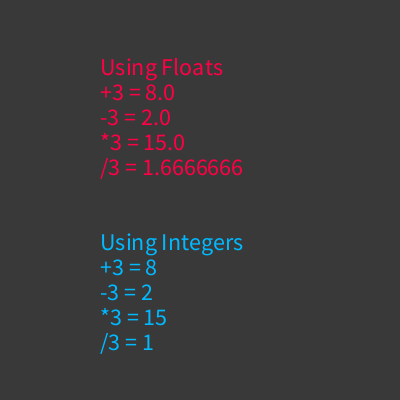
Frame 1 (no input)
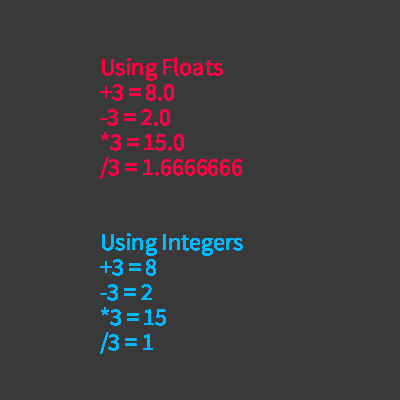
Frame 60 (the mouse pressed at the canvas centre just before this capture)
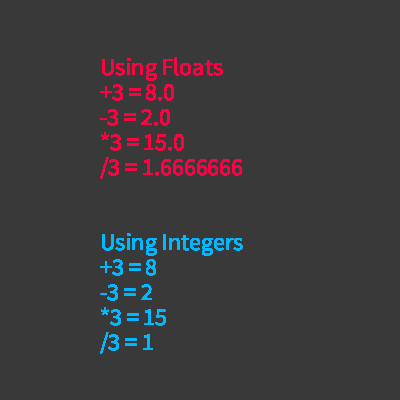
Frame 120 (the mouse held since frame 60 and released just before this capture)

The Processing sketch that drew these frames (run headless with seeded random() and noise(); from frame 60 on, the mouse is pressed at the canvas centre):

// Processing sketch: System_Variables_02
// ── System_Variables_02.pde
/*
System Variables 02
02/07/2017
*/

float myFloat = 5.0;
int myInt = 5;

void setup() {
  size(400,400);
  background(#393939);
}

void draw() {
  textSize(24);
  
  fill(#FF0044);
  text("Using Floats",100,75);
  text("+3 = " + str(myFloat+3),100,100);
  text("-3 = " + str(myFloat-3),100,125);
  text("*3 = " + str(myFloat*3),100,150);
  text("/3 = " + str(myFloat/3),100,175);
  
  fill(#00B9FF);
  text("Using Integers",100,250);
  text("+3 = " + str(myInt+3),100,275);
  text("-3 = " + str(myInt-3),100,300);
  text("*3 = " + str(myInt*3),100,325);
  text("/3 = " + str(myInt/3),100,350);
}
